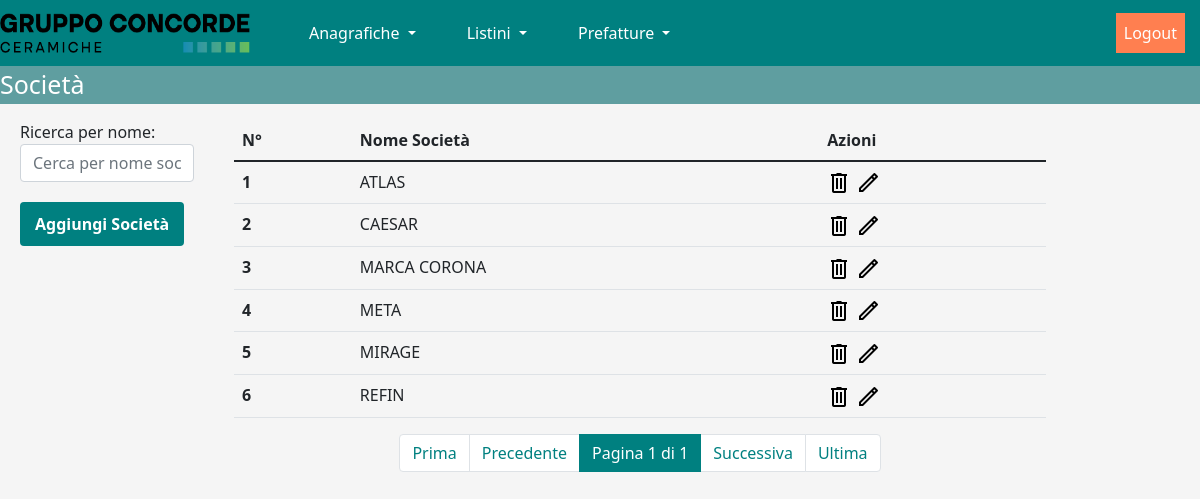
Page /main/situazione_societa/ on the committed database.
### mainapp/models.py (models this page shows)
class Societa(models.Model):
    societa_nome = models.CharField(max_length=128, blank=False, null=False, unique=True)

### mainapp/views.py (the view, shortened to what this page needs)
# urls.py: path("situazione_societa/",situazione_societa,name="situazione_societa"),
def situazione_societa(request):
    all_societa = Societa.objects.all().order_by('societa_nome')
    paginator = Paginator(all_societa, 15)
    page_number = request.GET.get('page')
    page_obj = paginator.get_page(page_number)
    context = {
        'page_obj': page_obj
    }
    return render(request, 'mainapp/situazione_societa.html', context)

### templates/mainapp/situazione_societa.html (shortened to what this page needs)
{% extends 'base.html' %}
{% load static %}
{% block content %}
    {% include 'navbar.html' %}
    <nav aria-label="breadcrumb">
        <ol class="breadcrumb">
            <li class="breadcrumb-item active" aria-current="page">Società</li>
        </ol>
    </nav>
    <div id="container_societa">
        <div class="search-container">
            <label for="search">Ricerca per nome:</label>
            <input type="text" id="search" class="form-control" placeholder="Cerca per nome società" />
            <div style="margin-top: 20px;">
                <button type="button" class="blue-button" data-toggle="modal" data-target="#exampleModal">
                    Aggiungi Società
                </button>
            </div>
        </div>
        <div class="table-container">
            <table class="table table-hover dataTable">
                <thead>
                    <tr>
                        <th scope="col">N°</th>
                        <th scope="col">Nome Società</th>
                        <th scope="col">Azioni</th>
                    </tr>
                </thead>
                <tbody>
                    {% for societa in page_obj %}
                        <tr>
                            <th scope="row">{{ forloop.counter|add:page_obj.start_index|add:-1 }}</th>
                            <td>{{ societa.societa_nome }}</td>
                            <td>
                                <div class="action-buttons">
                                    <form id="deleteForm_{{ forloop.counter }}" method="post" action="{% url 'mainapp:elimina_societa' societa.pk %}" style="display: inline;">
                                        <button type="button" class="personal-button" title="Elimina" onclick="confirmDelete({{ forloop.counter }})">
                                            <img src="{% static 'img/cestino.png' %}" width="24px" height="24">
                                        </button>
                                    </form>
                                    <button type="button" class="personal-button" title="Modifica" data-toggle="modal" data-target="#modifyModal_{{ societa.pk }}">
                                        <img src="{% static 'img/modifica.png' %}" width="24px" height="24">
                                    </button>
                                </div>
                            </td>
                        </tr>
                    {% endfor %}
                </tbody>
            </table>
            <nav aria-label="Page navigation">
                <ul class="pagination justify-content-center">
                    {% if page_obj.has_previous %}
                        <li class="page-item">
                            <a class="page-link teal" href="?page=1">Prima</a>
                        </li>
                        <li class="page-item">
                            <a class="page-link teal" href="?page={{ page_obj.previous_page_number }}">Precedente</a>
                        </li>
                    {% else %}
                        <li class="page-item disabled">
                            <span class="page-link teal">Prima</span>
                        </li>
                        <li class="page-item disabled">
                            <span class="page-link teal">Precedente</span>
                        </li>
                    {% endif %}
                    <li class="page-item active page-counter">
                        <span class="page-link teal">
                            Pagina {{ page_obj.number }} di {{ page_obj.paginator.num_pages }}
                        </span>
                    </li>
                    {% if page_obj.has_next %}
                        <li class="page-item">
                            <a class="page-link teal" href="?page={{ page_obj.next_page_number }}">Successiva</a>
                        </li>
                        <li class="page-item">
                            <a class="page-link teal" href="?page={{ page_obj.paginator.num_pages }}">Ultima</a>
                        </li>
                    {% else %}
                        <li class="page-item disabled">
                            <span class="page-link teal">Successiva</span>
                        </li>
                        <li class="page-item disabled">
                            <span class="page-link teal">Ultima</span>
                        </li>
                    {% endif %}
                </ul>
            </nav>
        </div>
    </div>
{% endblock %}

### static/style/style.css (style rules this page uses)
.personal-button { background-color: transparent; border: none; padding: 0; }
.breadcrumb { background-color: #5F9EA0 !important; max-height: 80px; }
.breadcrumb-item.active { color: white; font-size: 25px; }
.table-container { width: 70%; margin-left: 20px; }
.search-container { width: 15%; margin-right: 20px; }
.pagination .page-link.teal { color: teal; }
.pagination .page-item.active .page-link.teal { background-color: teal; border-color: teal; color: white; }
.pagination .page-item.page-counter .page-link { color: white; background-color: teal; border-color: teal; }
.blue-button { background-color: teal; color: white; border: none; padding: 10px 15px; border-radius: 4px; cursor: pointer; font-weight: bold; }
.action-buttons { display: flex; gap: 5px; }
.action-buttons form { margin: 0; }

### templates/mainapp/situazione_societa.html (style rules this page uses)
#container_societa { width: 100%; margin: auto; display: flex; flex-wrap: wrap; padding-left: 20px; padding-right: 20px; }
#search { width: 100%; margin-bottom: 10px; }

### templates/base.html (style rules this page uses)
body { background-color: #f5f5f5; }

### rows in the picture
Societa: societa_nome "ATLAS"
Societa: societa_nome "CAESAR"
Societa: societa_nome "MARCA CORONA"
Societa: societa_nome "META"
Societa: societa_nome "MIRAGE"
Societa: societa_nome "REFIN"

### other values in the picture
{{ page_obj.number }} "1"
{{ page_obj.paginator.num_pages }} "1"
